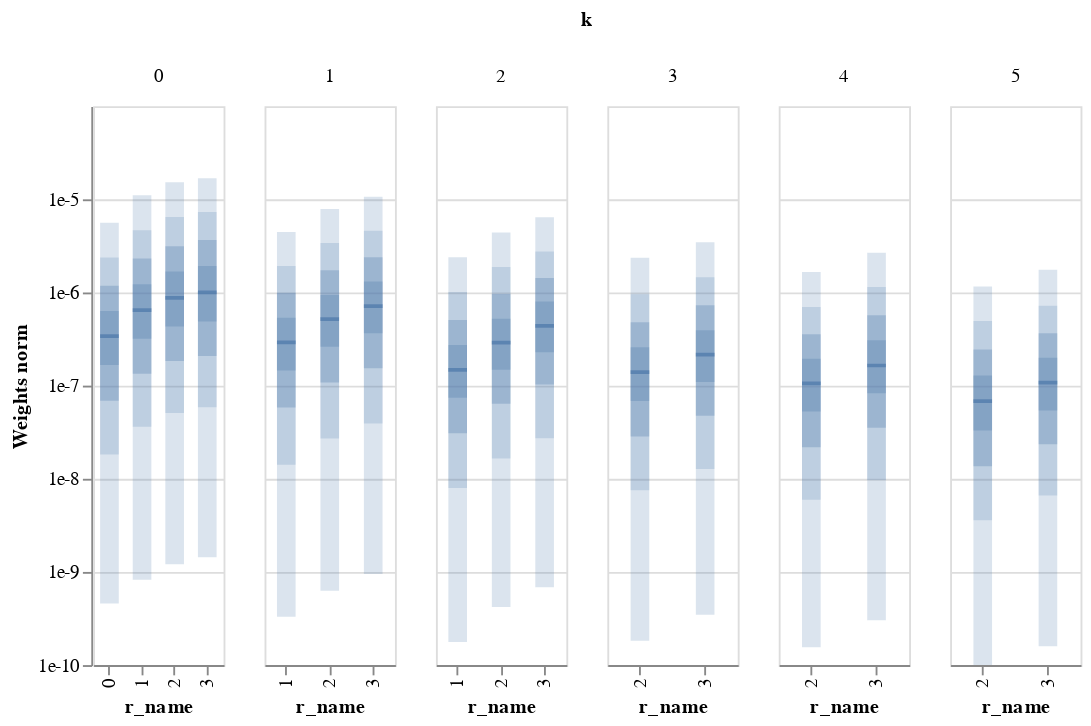

Here is the notebook cell this chart was saved with:
### Code cell
weights_grad = [w.grad for w in weights]
base.plot_weights_dist(weights_grad, scale_type='log', wrange=(1e-10, 1e-4))

### Figure 1 — Vega-Lite specification as saved in the notebook (floating-point values rounded to 4 significant figures)
{"config": {"view": {"continuousWidth": 400, "continuousHeight": 300}}, "data": {"name": "data-4f192dcfa45b0d22df0ef488c8f88506"}, "facet": {"column": {"type": "quantitative", "field": "k"}}, "spec": {"layer": [{"mark": {"type": "tick", "thickness": 2, "width": 10, "xOffset": 0}, "encoding": {"x": {"type": "nominal", "field": "r_name"}, "y": {"type": "quantitative", "axis": {"format": "e", "values": [1e-10, 1e-09, 1e-08, 1e-07, 1e-06, 1e-05]}, "field": "median", "scale": {"domain": [1e-10, 0.0001], "type": "log"}, "title": "Weights norm"}}, "selection": {"selector016": {"type": "interval", "bind": "scales", "encodings": ["y"]}}, "width": 70}, {"mark": {"type": "bar", "opacity": 0.2, "width": 10, "xOffset": 0}, "encoding": {"x": {"type": "nominal", "field": "r_name"}, "y": {"type": "quantitative", "field": "-q0", "title": ""}, "y2": {"field": "q0"}}, "width": 70}, {"mark": {"type": "bar", "opacity": 0.2, "width": 10, "xOffset": 0}, "encoding": {"x": {"type": "nominal", "field": "r_name"}, "y": {"type": "quantitative", "field": "-q1", "title": ""}, "y2": {"field": "q1"}}, "width": 70}, {"mark": {"type": "bar", "opacity": 0.2, "width": 10, "xOffset": 0}, "encoding": {"x": {"type": "nominal", "field": "r_name"}, "y": {"type": "quantitative", "field": "-q2", "title": ""}, "y2": {"field": "q2"}}, "width": 70}, {"mark": {"type": "bar", "opacity": 0.3, "width": 10, "xOffset": 0}, "encoding": {"x": {"type": "nominal", "field": "r_name"}, "y": {"type": "quantitative", "field": "-q3", "title": ""}, "y2": {"field": "q3"}}, "width": 70}, {"mark": {"type": "bar", "opacity": 0.3, "width": 10, "xOffset": 0}, "encoding": {"x": {"type": "nominal", "field": "r_name"}, "y": {"type": "quantitative", "field": "-q4", "title": ""}, "y2": {"field": "q4"}}, "width": 70}]}, "resolve": {"scale": {"x": "independent"}}, "$schema": "https://vega.github.io/schema/vega-lite/v4.8.1.json", "datasets": {"data-4f192dcfa45b0d22df0ef488c8f88506": [{"r_name": 0, "k": 0, "r": 0, "name": "k=0 r=0", "median": 3.393e-07, "q0": 1.645e-05, "-q0": 0.0, "q1": 5.613e-06, "-q1": 4.586e-10, "q2": 2.38e-06, "-q2": 1.828e-08, "q3": 1.182e-06, "-q3": 6.873e-08, "q4": 6.342e-07, "-q4": 1.664e-07}, {"r_name": 1, "k": 0, "r": 1, "name": "k=0 r=1", "median": 6.476e-07, "q0": 3.193e-05, "-q0": 0.0, "q1": 1.104e-05, "-q1": 8.242e-10, "q2": 4.668e-06, "-q2": 3.623e-08, "q3": 2.316e-06, "-q3": 1.34e-07, "q4": 1.228e-06, "-q4": 3.181e-07}, {"r_name": 2, "k": 0, "r": 2, "name": "k=0 r=2", "median": 8.732e-07, "q0": 4.447e-05, "-q0": 0.0, "q1": 1.522e-05, "-q1": 1.209e-09, "q2": 6.456e-06, "-q2": 5.078e-08, "q3": 3.135e-06, "-q3": 1.836e-07, "q4": 1.676e-06, "-q4": 4.325e-07}, {"r_name": 3, "k": 0, "r": 3, "name": "k=0 r=3", "median": 1.004e-06, "q0": 4.839e-05, "-q0": 0.0, "q1": 1.685e-05, "-q1": 1.441e-09, "q2": 7.313e-06, "-q2": 5.86e-08, "q3": 3.653e-06, "-q3": 2.081e-07, "q4": 1.922e-06, "-q4": 4.886e-07}, {"r_name": 1, "k": 1, "r": 1, "name": "k=1 r=1", "median": 2.912e-07, "q0": 1.336e-05, "-q0": 0.0, "q1": 4.455e-06, "-q1": 3.309e-10, "q2": 1.923e-06, "-q2": 1.415e-08, "q3": 9.92e-07, "-q3": 5.814e-08, "q4": 5.368e-07, "-q4": 1.45e-07}, {"r_name": 2, "k": 1, "r": 2, "name": "k=1 r=2", "median": 5.177e-07, "q0": 2.314e-05, "-q0": 0.0, "q1": 7.877e-06, "-q1": 6.276e-10, "q2": 3.392e-06, "-q2": 2.713e-08, "q3": 1.732e-06, "-q3": 1.08e-07, "q4": 9.399e-07, "-q4": 2.615e-07}, {"r_name": 3, "k": 1, "r": 3, "name": "k=1 r=3", "median": 7.135e-07, "q0": 3.042e-05, "-q0": 0.0, "q1": 1.065e-05, "-q1": 9.502e-10, "q2": 4.596e-06, "-q2": 3.926e-08, "q3": 2.387e-06, "-q3": 1.538e-07, "q4": 1.314e-06, "-q4": 3.649e-07}, {"r_name": 1, "k": 2, "r": 1, "name": "k=2 r=1", "median": 1.478e-07, "q0": 7.118e-06, "-q0": 0.0, "q1": 2.393e-06, "-q1": 1.77e-10, "q2": 1.014e-06, "-q2": 7.96e-09, "q3": 5.081e-07, "-q3": 3.083e-08, "q4": 2.727e-07, "-q4": 7.406e-08}, {"r_name": 2, "k": 2, "r": 2, "name": "k=2 r=2", "median": 2.901e-07, "q0": 1.306e-05, "-q0": 0.0, "q1": 4.396e-06, "-q1": 4.201e-10, "q2": 1.88e-06, "-q2": 1.653e-08, "q3": 9.618e-07, "-q3": 6.399e-08, "q4": 5.24e-07, "-q4": 1.477e-07}, {"r_name": 3, "k": 2, "r": 3, "name": "k=2 r=3", "median": 4.38e-07, "q0": 1.843e-05, "-q0": 0.0, "q1": 6.408e-06, "-q1": 6.847e-10, "q2": 2.757e-06, "-q2": 2.718e-08, "q3": 1.432e-06, "-q3": 1.03e-07, "q4": 8.019e-07, "-q4": 2.284e-07}, {"r_name": 2, "k": 3, "r": 2, "name": "k=3 r=2", "median": 1.398e-07, "q0": 7.26e-06, "-q0": 0.0, "q1": 2.364e-06, "-q1": 1.821e-10, "q2": 9.585e-07, "-q2": 7.526e-09, "q3": 4.79e-07, "-q3": 2.847e-08, "q4": 2.582e-07, "-q4": 6.833e-08}, {"r_name": 3, "k": 3, "r": 3, "name": "k=3 r=3", "median": 2.156e-07, "q0": 1.083e-05, "-q0": 0.0, "q1": 3.462e-06, "-q1": 3.475e-10, "q2": 1.454e-06, "-q2": 1.277e-08, "q3": 7.289e-07, "-q3": 4.738e-08, "q4": 3.924e-07, "-q4": 1.097e-07}, {"r_name": 2, "k": 4, "r": 2, "name": "k=4 r=2", "median": 1.059e-07, "q0": 4.978e-06, "-q0": 0.0, "q1": 1.663e-06, "-q1": 1.555e-10, "q2": 7.005e-07, "-q2": 5.943e-09, "q3": 3.565e-07, "-q3": 2.187e-08, "q4": 1.941e-07, "-q4": 5.286e-08}, {"r_name": 3, "k": 4, "r": 3, "name": "k=4 r=3", "median": 1.645e-07, "q0": 7.841e-06, "-q0": 0.0, "q1": 2.668e-06, "-q1": 3.029e-10, "q2": 1.148e-06, "-q2": 9.707e-09, "q3": 5.688e-07, "-q3": 3.523e-08, "q4": 3.065e-07, "-q4": 8.294e-08}, {"r_name": 2, "k": 5, "r": 2, "name": "k=5 r=2", "median": 6.806e-08, "q0": 3.537e-06, "-q0": 0.0, "q1": 1.157e-06, "-q1": 6.282e-11, "q2": 4.935e-07, "-q2": 3.59e-09, "q3": 2.442e-07, "-q3": 1.366e-08, "q4": 1.287e-07, "-q4": 3.307e-08}, {"r_name": 3, "k": 5, "r": 3, "name": "k=5 r=3", "median": 1.075e-07, "q0": 5.35e-06, "-q0": 0.0, "q1": 1.754e-06, "-q1": 1.592e-10, "q2": 7.186e-07, "-q2": 6.599e-09, "q3": 3.641e-07, "-q3": 2.342e-08, "q4": 1.987e-07, "-q4": 5.419e-08}]}}
